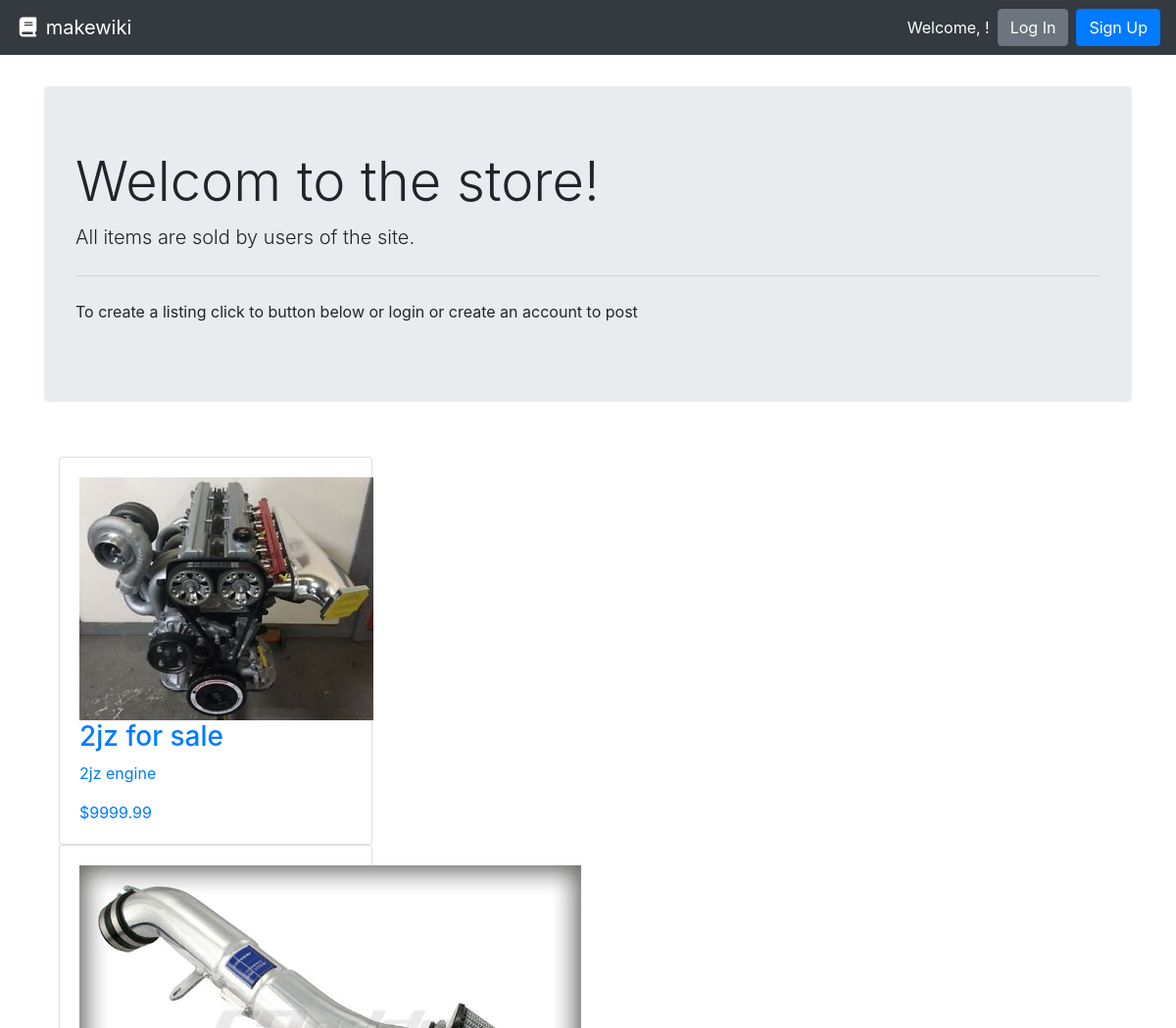
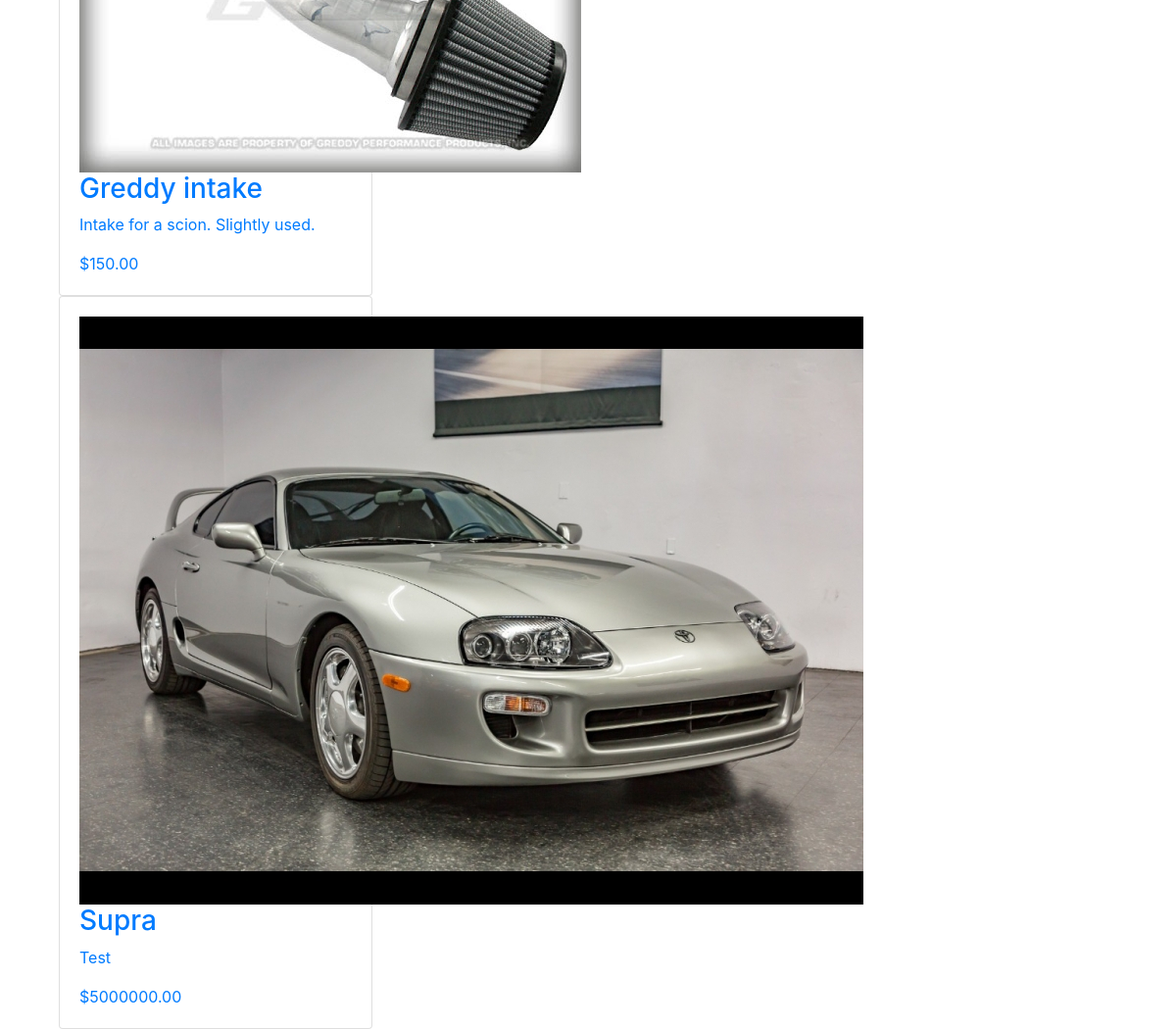
/store/, run on the app's committed database (2 pictures, top to bottom).
### posts/models.py (models this page shows, shortened)
class Products(models.Model):
    title = models.CharField(max_length=120)
    description = models.TextField(blank=True, null=True)
    price = models.DecimalField(decimal_places=2, max_digits=10000)
    summary = models.TextField()
    author = models.ForeignKey(User, on_delete=models.PROTECT)
    slug = models.CharField(max_length=settings.POST_TITLE_MAX_LENGTH, blank=True, editable=False)
    picture = models.ImageField(blank=True, null=True, upload_to='images/', help_text="Please provide and image")

### posts/views.py (the view)
# urls.py: path('store/', ProductListView.as_view(), name="store-list"),
class ProductListView(ListView):
    model = Products
    def get(self, request):
        store_list = Products.objects.all()
        context = {'store_list': store_list}
        return render(request, 'store/list.html', context=context)

### posts/templates/store/list.html (shortened to what this page needs)
{% extends 'base.html' %}
{% load static %}
{% block content %}
<body>
    <div class="jumbotron">
      <h1 class="display-4">Welcom to the store!</h1>
      <p class="lead">All items are sold by users of the site.</p>
      <hr class="my-4">
      <p>To create a listing click to button below or login or create an account to post</p>
    </div>
    {% if store_list %}
    <br>
    {% for store in store_list %}
    <div class="container">
      <div class="row">
        <div class="col-sm-3">
          <a href="{{ store.slug }}">
            <div class="card" style="width: 20rem;">
              <div class="card-body">
                <img src="{{ store.picture.url }}">
                <h3> {{ store.title }}</h3>
                <p class="card-text">{{ store.description }}</p>
                <p class="card-text">${{ store.price }}</p>
              </div>
            </div>
          </a>
        </div>
      </div>
    </div>
    {% endfor %}
    {% else %}
      <p>No items</p>
    {% endif %}
</body>
{% endblock %}

### data on the page
Products: picture (picture), title "2jz for sale", description "2jz engine", price "9999.99"
Products: picture (picture), title "Greddy intake", description "Intake for a scion. Slightly used.", price "150.00"
Products: picture (picture), title "Supra", description "Test", price "5000000.00"
